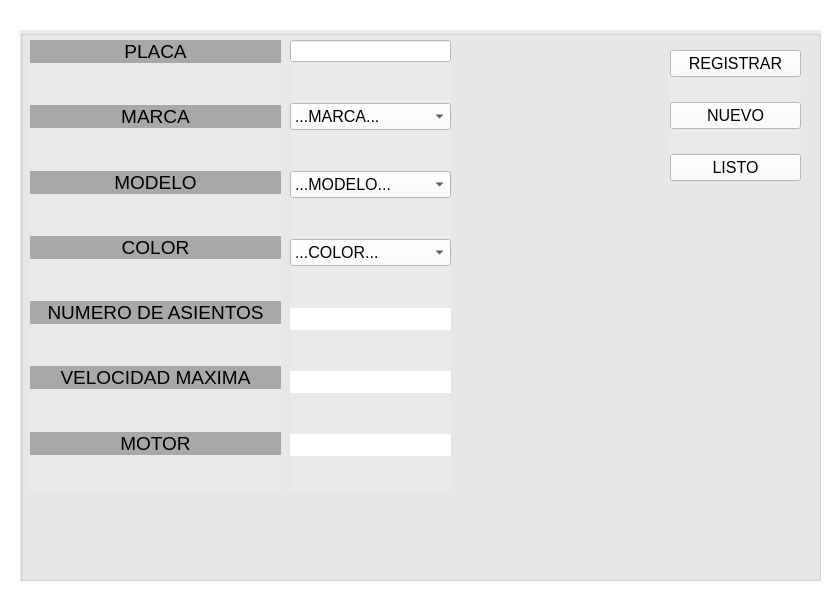
         <widget class="QWidget" name="subVentanaCarros">
          <property name="windowTitle">
           <string>CARROS</string>
          </property>
          <property name="styleSheet">
           <string notr="true">background-color: rgb(255, 255, 255);</string>
          </property>
          <widget class="QGroupBox" name="groupBox_5">
           <property name="geometry">
            <rect>
             <x>20</x>
             <y>30</y>
             <width>801</width>
             <height>551</height>
            </rect>
           </property>
           <property name="font">
            <font>
             <pointsize>14</pointsize>
            </font>
           </property>
           <property name="styleSheet">
            <string notr="true">background-color: rgb(255, 255, 255);
background-color: rgb(234, 234, 234);</string>
           </property>
           <property name="title">
            <string/>
           </property>
           <property name="alignment">
            <set>Qt::AlignCenter</set>
           </property>
           <widget class="QWidget" name="layoutWidget_6">
            <property name="geometry">
             <rect>
              <x>10</x>
              <y>10</y>
              <width>251</width>
              <height>451</height>
             </rect>
            </property>
            <layout class="QVBoxLayout" name="verticalLayout_11">
             <item>
              <widget class="QLabel" name="promedio_51">
               <property name="font">
                <font>
                 <pointsize>14</pointsize>
                </font>
               </property>
               <property name="styleSheet">
                <string notr="true">background-color: rgb(168, 168, 168);</string>
               </property>
               <property name="text">
                <string>PLACA</string>
               </property>
               <property name="alignment">
                <set>Qt::AlignCenter</set>
               </property>
              </widget>
             </item>
             <item>
              <spacer name="verticalSpacer_27">
               <property name="orientation">
                <enum>Qt::Vertical</enum>
               </property>
               <property name="sizeHint" stdset="0">
                <size>
                 <width>20</width>
                 <height>40</height>
                </size>
               </property>
              </spacer>
             </item>
             <item>
              <widget class="QLabel" name="promedio_43">
               <property name="font">
                <font>
                 <pointsize>14</pointsize>
                </font>
               </property>
               <property name="styleSheet">
                <string notr="true">background-color: rgb(168, 168, 168);</string>
               </property>
               <property name="text">
                <string>MARCA</string>
               </property>
               <property name="alignment">
                <set>Qt::AlignCenter</set>
               </property>
              </widget>
             </item>
             <item>
              <spacer name="verticalSpacer_28">
               <property name="orientation">
                <enum>Qt::Vertical</enum>
               </property>
               <property name="sizeHint" stdset="0">
                <size>
                 <width>20</width>
                 <height>40</height>
                </size>
               </property>
              </spacer>
             </item>
             <item>
              <widget class="QLabel" name="promedio_44">
               <property name="font">
                <font>
                 <pointsize>14</pointsize>
                </font>
               </property>
               <property name="styleSheet">
                <string notr="true">background-color: rgb(168, 168, 168);</string>
               </property>
               <property name="text">
                <string>MODELO</string>
               </property>
               <property name="alignment">
                <set>Qt::AlignCenter</set>
               </property>
              </widget>
             </item>
             <item>
              <spacer name="verticalSpacer_29">
               <property name="orientation">
                <enum>Qt::Vertical</enum>
               </property>
               <property name="sizeHint" stdset="0">
                <size>
                 <width>20</width>
                 <height>40</height>
                </size>
               </property>
              </spacer>
             </item>
             <item>
              <widget class="QLabel" name="promedio_45">
               <property name="font">
                <font>
                 <pointsize>14</pointsize>
                </font>
               </property>
               <property name="styleSheet">
                <string notr="true">background-color: rgb(168, 168, 168);</string>
               </property>
               <property name="text">
                <string>COLOR</string>
               </property>
               <property name="alignment">
                <set>Qt::AlignCenter</set>
               </property>
              </widget>
             </item>
             <item>
              <spacer name="verticalSpacer_30">
               <property name="orientation">
                <enum>Qt::Vertical</enum>
               </property>
               <property name="sizeHint" stdset="0">
                <size>
                 <width>20</width>
                 <height>40</height>
                </size>
               </property>
              </spacer>
             </item>
             <item>
              <widget class="QLabel" name="promedio_46">
               <property name="font">
                <font>
                 <pointsize>14</pointsize>
                </font>
               </property>
               <property name="styleSheet">
                <string notr="true">background-color: rgb(168, 168, 168);</string>
               </property>
               <property name="text">
                <string>NUMERO DE ASIENTOS</string>
               </property>
               <property name="alignment">
                <set>Qt::AlignCenter</set>
               </property>
              </widget>
             </item>
             <item>
              <spacer name="verticalSpacer_31">
               <property name="orientation">
                <enum>Qt::Vertical</enum>
               </property>
               <property name="sizeHint" stdset="0">
                <size>
                 <width>20</width>
                 <height>40</height>
                </size>
               </property>
              </spacer>
             </item>
             <item>
              <widget class="QLabel" name="promedio_47">
               <property name="font">
                <font>
                 <pointsize>14</pointsize>
                </font>
               </property>
               <property name="styleSheet">
                <string notr="true">background-color: rgb(168, 168, 168);</string>
               </property>
               <property name="text">
                <string>VELOCIDAD MAXIMA</string>
               </property>
               <property name="alignment">
                <set>Qt::AlignCenter</set>
               </property>
              </widget>
             </item>
             <item>
              <spacer name="verticalSpacer_32">
               <property name="orientation">
                <enum>Qt::Vertical</enum>
               </property>
               <property name="sizeHint" stdset="0">
                <size>
                 <width>20</width>
                 <height>40</height>
                </size>
               </property>
              </spacer>
             </item>
             <item>
              <widget class="QLabel" name="promedio_48">
               <property name="font">
                <font>
                 <pointsize>14</pointsize>
                </font>
               </property>
               <property name="styleSheet">
                <string notr="true">background-color: rgb(168, 168, 168);</string>
               </property>
               <property name="text">
                <string>MOTOR</string>
               </property>
               <property name="alignment">
                <set>Qt::AlignCenter</set>
               </property>
              </widget>
             </item>
             <item>
              <spacer name="verticalSpacer_33">
               <property name="orientation">
                <enum>Qt::Vertical</enum>
               </property>
               <property name="sizeHint" stdset="0">
                <size>
                 <width>20</width>
                 <height>40</height>
                </size>
               </property>
              </spacer>
             </item>
            </layout>
           </widget>
           <widget class="QWidget" name="layoutWidget_9">
            <property name="geometry">
             <rect>
              <x>650</x>
              <y>20</y>
              <width>131</width>
              <height>131</height>
             </rect>
            </property>
            <layout class="QVBoxLayout" name="verticalLayout_13">
             <item>
              <widget class="QPushButton" name="caRegistrar">
               <property name="font">
                <font>
                 <pointsize>12</pointsize>
                </font>
               </property>
               <property name="styleSheet">
                <string notr="true">background-color: rgb(255, 255, 255);</string>
               </property>
               <property name="text">
                <string>REGISTRAR</string>
               </property>
               <property name="icon">
                <iconset>
                 <activeon>C:/Users/SEBAS/Downloads/imagenes/actualest.png</activeon>
                </iconset>
               </property>
               <property name="iconSize">
                <size>
                 <width>20</width>
                 <height>20</height>
                </size>
               </property>
              </widget>
             </item>
             <item>
              <spacer name="verticalSpacer_35">
               <property name="orientation">
                <enum>Qt::Vertical</enum>
               </property>
               <property name="sizeHint" stdset="0">
                <size>
                 <width>20</width>
                 <height>40</height>
                </size>
               </property>
              </spacer>
             </item>
             <item>
              <widget class="QPushButton" name="caNuevo">
               <property name="font">
                <font>
                 <pointsize>12</pointsize>
                </font>
               </property>
               <property name="styleSheet">
                <string notr="true">background-color: rgb(255, 255, 255);</string>
               </property>
               <property name="text">
                <string>NUEVO</string>
               </property>
               <property name="icon">
                <iconset>
                 <activeon>C:/Users/SEBAS/Downloads/imagenes/actmodulo.png</activeon>
                </iconset>
               </property>
               <property name="iconSize">
                <size>
                 <width>20</width>
                 <height>20</height>
                </size>
               </property>
              </widget>
             </item>
             <item>
              <spacer name="verticalSpacer_36">
               <property name="orientation">
                <enum>Qt::Vertical</enum>
               </property>
               <property name="sizeHint" stdset="0">
                <size>
                 <width>20</width>
                 <height>40</height>
                </size>
               </property>
              </spacer>
             </item>
             <item>
              <widget class="QPushButton" name="caListo">
               <property name="font">
                <font>
                 <pointsize>12</pointsize>
                </font>
               </property>
               <property name="styleSheet">
                <string notr="true">background-color: rgb(255, 255, 255);</string>
               </property>
               <property name="text">
                <string>LISTO</string>
               </property>
               <property name="icon">
                <iconset>
                 <activeon>C:/Users/SEBAS/Downloads/imagenes/menusistema.png</activeon>
                </iconset>
               </property>
               <property name="iconSize">
                <size>
                 <width>20</width>
                 <height>20</height>
                </size>
               </property>
              </widget>
             </item>
            </layout>
           </widget>
           <widget class="QWidget" name="layoutWidget">
            <property name="geometry">
             <rect>
              <x>270</x>
              <y>10</y>
              <width>161</width>
              <height>451</height>
             </rect>
            </property>
            <layout class="QVBoxLayout" name="verticalLayout_17">
             <item>
              <widget class="QLineEdit" name="caPlaca">
               <property name="styleSheet">
                <string notr="true">background-color: rgb(255, 255, 255);</string>
               </property>
               <property name="text">
                <string/>
               </property>
               <property name="alignment">
                <set>Qt::AlignCenter</set>
               </property>
              </widget>
             </item>
             <item>
              <spacer name="verticalSpacer">
               <property name="orientation">
                <enum>Qt::Vertical</enum>
               </property>
               <property name="sizeHint" stdset="0">
                <size>
                 <width>20</width>
                 <height>40</height>
                </size>
               </property>
              </spacer>
             </item>
             <item>
              <widget class="QComboBox" name="cacboMarca">
               <property name="font">
                <font>
                 <pointsize>12</pointsize>
                </font>
               </property>
               <property name="styleSheet">
                <string notr="true">background-color: rgb(255, 255, 255);</string>
               </property>
               <item>
                <property name="text">
                 <string>...MARCA...</string>
                </property>
               </item>
               <item>
                <property name="text">
                 <string>AUDI</string>
                </property>
               </item>
               <item>
                <property name="text">
                 <string>TESLA</string>
                </property>
               </item>
               <item>
                <property name="text">
                 <string>FERRARI</string>
                </property>
               </item>
               <item>
                <property name="text">
                 <string>NISSAN</string>
                </property>
               </item>
              </widget>
             </item>
             <item>
              <spacer name="verticalSpacer_2">
               <property name="orientation">
                <enum>Qt::Vertical</enum>
               </property>
               <property name="sizeHint" stdset="0">
                <size>
                 <width>20</width>
                 <height>40</height>
                </size>
               </property>
              </spacer>
             </item>
             <item>
              <widget class="QComboBox" name="cacboMarca_2">
               <property name="font">
                <font>
                 <pointsize>12</pointsize>
                </font>
               </property>
               <property name="styleSheet">
                <string notr="true">background-color: rgb(255, 255, 255);</string>
               </property>
               <item>
                <property name="text">
                 <string>...MODELO...</string>
                </property>
               </item>
               <item>
                <property name="text">
                 <string>2021</string>
                </property>
               </item>
               <item>
                <property name="text">
                 <string>2022</string>
                </property>
               </item>
              </widget>
             </item>
             <item>
              <spacer name="verticalSpacer_4">
               <property name="orientation">
                <enum>Qt::Vertical</enum>
               </property>
               <property name="sizeHint" stdset="0">
                <size>
                 <width>20</width>
                 <height>40</height>
                </size>
               </property>
              </spacer>
             </item>
             <item>
              <widget class="QComboBox" name="cacboMarca_3">
               <property name="font">
                <font>
                 <pointsize>12</pointsize>
                </font>
               </property>
               <property name="styleSheet">
                <string notr="true">background-color: rgb(255, 255, 255);</string>
               </property>
               <item>
                <property name="text">
                 <string>...COLOR...</string>
                </property>
               </item>
               <item>
                <property name="text">
                 <string>ROJO</string>
                </property>
               </item>
               <item>
                <property name="text">
                 <string>VERDE</string>
                </property>
               </item>
               <item>
                <property name="text">
                 <string>NEGRO</string>
                </property>
               </item>
               <item>
                <property name="text">
                 <string>AZUL</string>
                </property>
               </item>
               <item>
                <property name="text">
                 <string>AMARILLO</string>
                </property>
               </item>
               <item>
                <property name="text">
                 <string>BLANCO</string>
                </property>
               </item>
               <item>
                <property name="text">
                 <string>GRIS</string>
                </property>
               </item>
              </widget>
             </item>
             <item>
              <spacer name="verticalSpacer_51">
               <property name="orientation">
                <enum>Qt::Vertical</enum>
               </property>
               <property name="sizeHint" stdset="0">
                <size>
                 <width>20</width>
                 <height>40</height>
                </size>
               </property>
              </spacer>
             </item>
             <item>
              <widget class="QLabel" name="caNumeroDeAsientos">
               <property name="font">
                <font>
                 <pointsize>14</pointsize>
                </font>
               </property>
               <property name="styleSheet">
                <string notr="true">background-color: rgb(255, 255, 255);
</string>
               </property>
               <property name="text">
                <string/>
               </property>
               <property name="alignment">
                <set>Qt::AlignCenter</set>
               </property>
              </widget>
             </item>
             <item>
              <spacer name="verticalSpacer_52">
               <property name="orientation">
                <enum>Qt::Vertical</enum>
               </property>
               <property name="sizeHint" stdset="0">
                <size>
                 <width>20</width>
                 <height>40</height>
                </size>
               </property>
              </spacer>
             </item>
             <item>
              <widget class="QLabel" name="caVelocidad">
               <property name="font">
                <font>
                 <pointsize>14</pointsize>
                </font>
               </property>
               <property name="styleSheet">
                <string notr="true">background-color: rgb(255, 255, 255);
</string>
               </property>
               <property name="text">
                <string/>
               </property>
               <property name="alignment">
                <set>Qt::AlignCenter</set>
               </property>
              </widget>
             </item>
             <item>
              <spacer name="verticalSpacer_53">
               <property name="orientation">
                <enum>Qt::Vertical</enum>
               </property>
               <property name="sizeHint" stdset="0">
                <size>
                 <width>20</width>
                 <height>40</height>
                </size>
               </property>
              </spacer>
             </item>
             <item>
              <widget class="QLabel" name="caMotor">
               <property name="font">
                <font>
                 <pointsize>14</pointsize>
                </font>
               </property>
               <property name="styleSheet">
                <string notr="true">background-color: rgb(255, 255, 255);
</string>
               </property>
               <property name="text">
                <string/>
               </property>
               <property name="alignment">
                <set>Qt::AlignCenter</set>
               </property>
              </widget>
             </item>
             <item>
              <spacer name="verticalSpacer_54">
               <property name="orientation">
                <enum>Qt::Vertical</enum>
               </property>
               <property name="sizeHint" stdset="0">
                <size>
                 <width>20</width>
                 <height>40</height>
                </size>
               </property>
              </spacer>
             </item>
            </layout>
           </widget>
          </widget>
         </widget>
